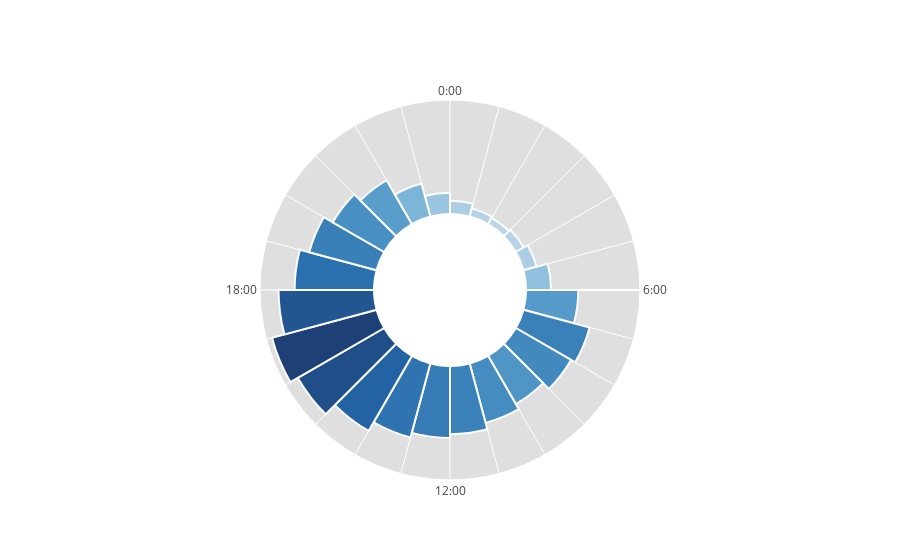

The code cell stored with this chart in its notebook:
### Code cell
r = dfplot['AvgDemand'].tolist()
theta = np.arange(0,360,15)
width = [15]*24

ticktexts = [str(i)+":00" if i % 6 == 0 else '' for i in np.arange(24)]

fig = go.Figure(go.Barpolar(
    r=r,
    theta=[i-7.5 for i in theta],
    width=width,
    marker_color=dfplot['AvgDemand'],
    marker_colorscale=custom_blue_scale,
    marker_line_color="white",
    marker_line_width=2,
    opacity=0.9
))

fig.update_layout(
    template=None,
    polar=dict(
        hole=0.4,
        bgcolor='rgb(223, 223,223)',
        radialaxis=dict(
            showticklabels=False,
            ticks='',
            linewidth=2,
            linecolor='white',
            showgrid=False,
        ),
        angularaxis=dict(
            tickvals=[i for i in theta],
            ticktext=ticktexts,
            showline=True,
            direction='clockwise',
            period=24,
            linecolor='white',
            gridcolor='white',
            showticklabels=True,
            ticks=''
        )
    )
)

fig.show()

### Figure 1 — Plotly figure (JSON) as saved in the notebook; plotly's stock layout.template omitted (floating-point values rounded to 4 significant figures)
{"data": [{"marker": {"color": [20.59, 12.75, 8.268, 7.171, 8.914, 13.26, 24.29, 50.67, 66.38, 61.76, 53.91, 59.63, 66.06, 69.63, 74.28, 84.0, 96.59, 104.9, 92.42, 76.89, 67.54, 57.5, 49.12, 33.08], "colorscale": [[0, "rgb(182,212,233)"], [0.25, "rgb(117,179,216)"], [0.5, "rgb(59,139,194)"], [0.75, "rgb(17,93,165)"], [1, "rgb(8,48,107)"]], "line": {"color": "white", "width": 2}}, "opacity": 0.9, "r": [20.59, 12.75, 8.268, 7.171, 8.914, 13.26, 24.29, 50.67, 66.38, 61.76, 53.91, 59.63, 66.06, 69.63, 74.28, 84.0, 96.59, 104.9, 92.42, 76.89, 67.54, 57.5, 49.12, 33.08], "theta": [-7.5, 7.5, 22.5, 37.5, 52.5, 67.5, 82.5, 97.5, 112.5, 127.5, 142.5, 157.5, 172.5, 187.5, 202.5, 217.5, 232.5, 247.5, 262.5, 277.5, 292.5, 307.5, 322.5, 337.5], "type": "barpolar", "width": [15, 15, 15, 15, 15, 15, 15, 15, 15, 15, 15, 15, 15, 15, 15, 15, 15, 15, 15, 15, 15, 15, 15, 15]}], "layout": {"polar": {"angularaxis": {"direction": "clockwise", "gridcolor": "white", "linecolor": "white", "period": 24, "showline": true, "showticklabels": true, "ticks": "", "ticktext": ["0:00", "", "", "", "", "", "6:00", "", "", "", "", "", "12:00", "", "", "", "", "", "18:00", "", "", "", "", ""], "tickvals": [0, 15, 30, 45, 60, 75, 90, 105, 120, 135, 150, 165, 180, 195, 210, 225, 240, 255, 270, 285, 300, 315, 330, 345]}, "bgcolor": "rgb(223, 223,223)", "hole": 0.4, "radialaxis": {"linecolor": "white", "linewidth": 2, "showgrid": false, "showticklabels": false, "ticks": ""}}}}
